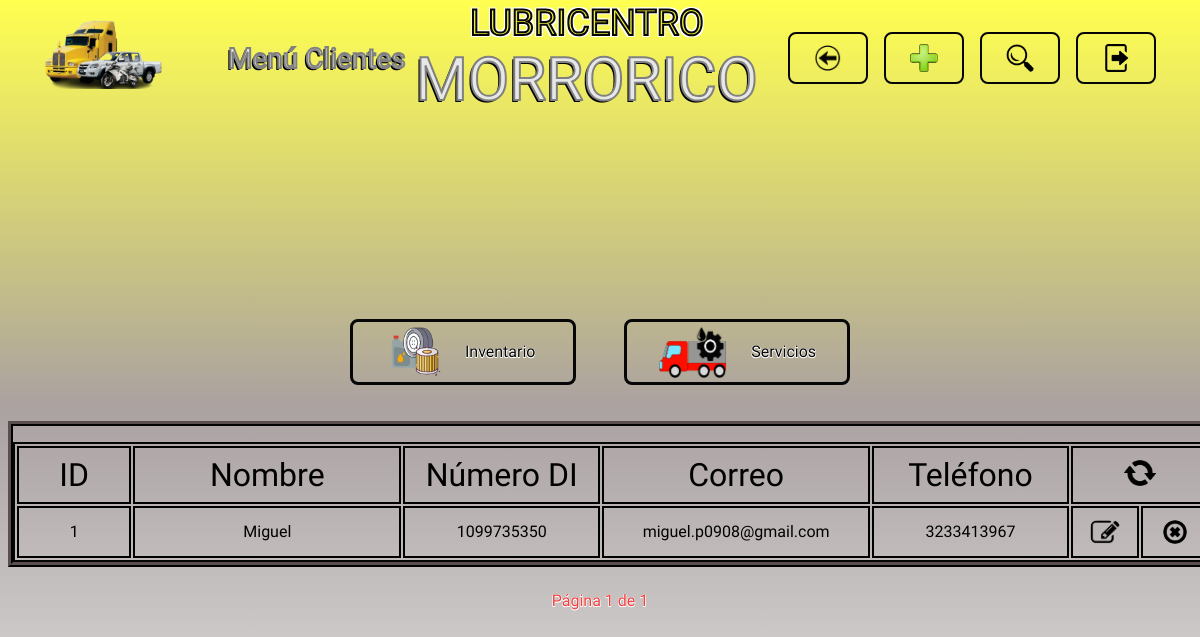
The page /clientes/ (signed in) on the database its author committed.
### clientes/models.py (models this page shows)
class Cliente(models.Model):
    nombre_cliente = models.CharField(max_length=50, null=False, blank=False)
    documento_identidad = models.CharField(max_length=20, null=False, blank=False)
    correo_electronico = models.EmailField(max_length=100, null=True, blank=True)
    telefono = models.CharField(max_length=15, null=True, blank=True)

### clientes/views.py (the view)
# urls.py: path('clientes/', include('clientes.urls')),
@login_required
def clientes(request, clientes=None, registrado=False, eliminado=False, actualizado=False, sin_coincidencias=False, campo=None, buscar=None, name_url="clientes"):
    if clientes is None:
        clientes = Cliente.objects.all()
    paginator = Paginator(clientes, 20)
    numero_pagina = request.GET.get('pagina')
    try:
        pagina = paginator.page(numero_pagina)
    except PageNotAnInteger:
        pagina = paginator.page(1)
    except EmptyPage:
        pagina = paginator.page(paginator.num_pages)
    return render(request, 'clientes.html', {
        'registrado': registrado,
        "eliminado": eliminado,
        "actualizado": actualizado,
        "sin_coincidencias": sin_coincidencias,
        "buscar": buscar,
        "campo": campo,
        "pagina": pagina,
        "name_url": name_url,
    })

### templates/clientes.html (shortened to what this page needs)
{% extends "layouts/base.html" %}
{% load static %}
{% block nombre_seccion %}
<p class="header__titulo letra_blanca">Menú Clientes</p>
{% endblock nombre_seccion %}
{% block boton_volver %}
<li>
    <a href="{% url "menu_opciones" %}" class="header__boton header__volver">
        <img src="{% static "images/logo_volver.png" %}" alt="volver" class="header__logo_boton">
    </a>
</li>
{% endblock boton_volver %}
{% block boton_registrar %}
<li>
    {% include "layouts/partials/boton_registrar.html" %}
</li>
{% endblock boton_registrar %}
{% block boton_buscar %}
<li>
    {% include "layouts/partials/boton_buscar.html" %}
</li>
{% endblock boton_buscar %}
{% block boton_cerrar_sesion %}
    {% include "layouts/partials/boton_cerrar_sesion.html" %}
{% endblock boton_cerrar_sesion %}
{% block cuerpo_seccion %}
<div class="contenedor tabla_registros">
    <table class="tabla_registros__tabla">
        <tr class="celdas_encabezado">
            <th class="celda tabla_registros__celda_id">ID</th>
            <th class="celda tabla_registros__celda_nombre">Nombre</th>
            <th class="celda tabla_registros__celda_numero_di">Número DI</th>
            <th class="celda tabla_registros__celda_correo">Correo</th>
            <th class="celda tabla_registros__celda_telefono">Teléfono</th>
            <th colspan="2" class="celda tabla_registros__celda_recargar"><a href="{% url "clientes" %}"><img src="{% static "images/logo_recargar.png" %}" alt="recargar" class="tabla_registros__recargar"></a></th>
        </tr>
        {% for cliente in pagina.object_list %}
        <tr class="celdas_datos">
            <td class="celda tabla_registros__celda_id">{{ cliente.id }}</td>
            <td class="celda tabla_registros__celda_nombre">{{ cliente.nombre_cliente }}</td>
            <td class="celda tabla_registros__celda_numero_di">{{ cliente.documento_identidad }}</td>
            <td class="celda tabla_registros__celda_correo">{{ cliente.correo_electronico }}</td>
            <td class="celda tabla_registros__celda_telefono">{{ cliente.telefono }}</td>
            <td class="celda tabla_registros__celda_editar"><a href="#" data-registro-id={{ cliente.id }} data-app-registro="clientes" class="tabla_registros__boton boton_editar" ><img src="{% static "images/logo_editar.png" %}" alt="editar" class="tabla_registros__logo_boton tabla_registros__editar"></a></td>
            <td class="celda tabla_registros__celda_eliminar"><a href="#" data-url= {% url "eliminar_cliente" cliente.id %} data-mensaje= "cliente {{ cliente.nombre_cliente }} con ID {{ cliente.id }}" class="tabla_registros__boton boton_eliminar"><img src="{% static "images/logo_eliminar.png" %}" alt="eliminar" class="tabla_registros__logo_boton tabla_registros__eliminar"></a></td>
        </tr>
        {% endfor %}
    </table>
</div>
{% endblock cuerpo_seccion %}
{% block paginacion %}
{% include "layouts/partials/paginacion.html" %}
{% endblock paginacion %}

### static/styles.css (style rules this page uses)
:root { --amarillo: rgb(235, 235, 58); --blanco: rgb(231, 231, 231); --rojo: rgb(243, 63, 63); --gris: rgb(150, 150, 150); --negro: rgb(7, 6, 6); --rojo-gris: linear-gradient(to bottom, rgb(245, 26, 26), rgb(243, 63, 63), rgb(170, 161, 161), rgb(231, 231, 231)); --gris-descendiente: linear-gradient(to bottom,rgb(255, 255, 80), rgb(170, 161, 161), rgb(231, 231, 231)); --max-width: 1400px; --header-heigth: 100px; --input-disabled: rgb(231, 231, 231, 0.7); }
* { font-family: "Lilita One", sans-serif; font-weight: 400; font-style: normal; }
body { background: var(--gris-descendiente); background-repeat: no-repeat; min-height: 100vh; background-size: cover; }
.contenedor { max-width: var(--max-width); margin: 0 auto; }
.letra_blanca { color: var(--blanco); -webkit-text-stroke: 2px gray; text-shadow: -2px 2px 0 black; }
.header__boton { display: flex; justify-content: center; align-items: center; height: 32px; font-size: 28px; padding: 8px 24px; border: 2px solid var(--negro); border-radius: 8px; text-decoration: none; }
.header__logo_boton { width: 28px; }
.tabla_registros { display: flex; justify-content: center; overflow-x: auto; overflow-y: auto; border: 5px ridge var(--negro); }
.tabla_registros__tabla { border: 2px solid var(--negro); table-layout: fixed; margin-top: 16px; width: 1200px; }
.celdas_encabezado { font-size: 32px; border: 2px solid var(--negro); }
.tabla_registros__celda_id { width: 8%; min-width: 8%; }
.tabla_registros__celda_editar, .tabla_registros__celda_eliminar, .tabla_registros__celda_asignar { width: 5%; min-width: 5%; }
.tabla_registros__celda_nombre, .tabla_registros__celda_correo { width: 21%; min-width: 21%; }
.tabla_registros__celda_numero_di, .tabla_registros__celda_telefono { width: 15%; min-width: 15%; }
.celda { white-space: nowrap; overflow-x: auto; padding: 8px; border: 2px solid black; max-height: 52px; }
.celdas_datos { text-align: center; font-size: 16px; }
.tabla_registros__boton { display: inline-block; margin-top: 4px; }
.tabla_registros__logo_boton { display: block; width: 100%; margin: 0; padding: 0; height: 24px; border-radius: 8px; }
.tabla_registros__eliminar { border-radius: 16px; }
.tabla_registros__recargar { width: 32px; border-radius: 50%; }

### rows shown on the page
Cliente: id "1", nombre_cliente "Miguel", documento_identidad "1099735350", correo_electronico "miguel.p0908@gmail.com", telefono "3233413967"

### other values the page prints
{{ pagina.number }} "1"
{{ pagina.paginator.num_pages }} "1"
